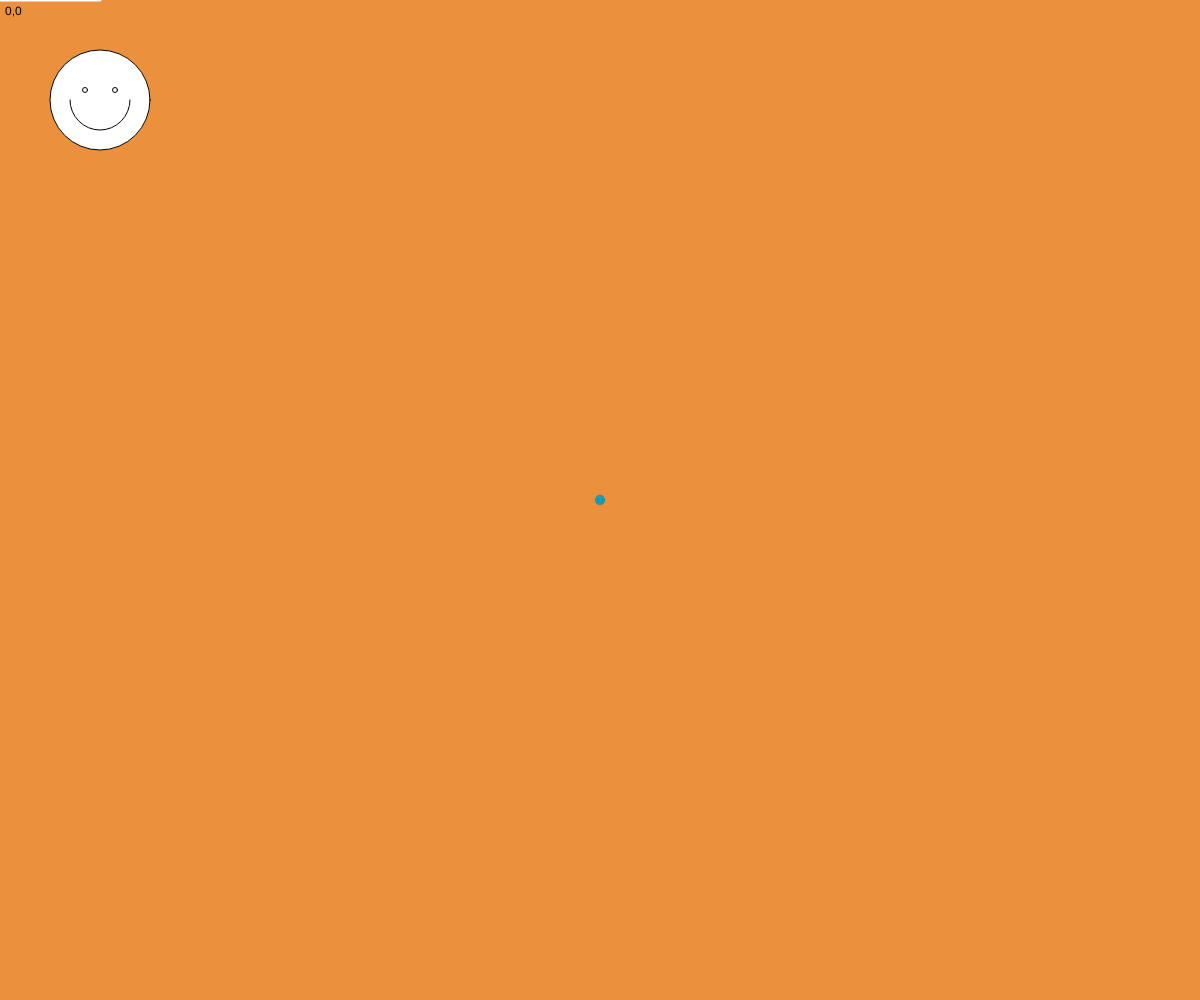
Frame 1 (no input)
Frame 60 (no input): identical to frame 1, image omitted
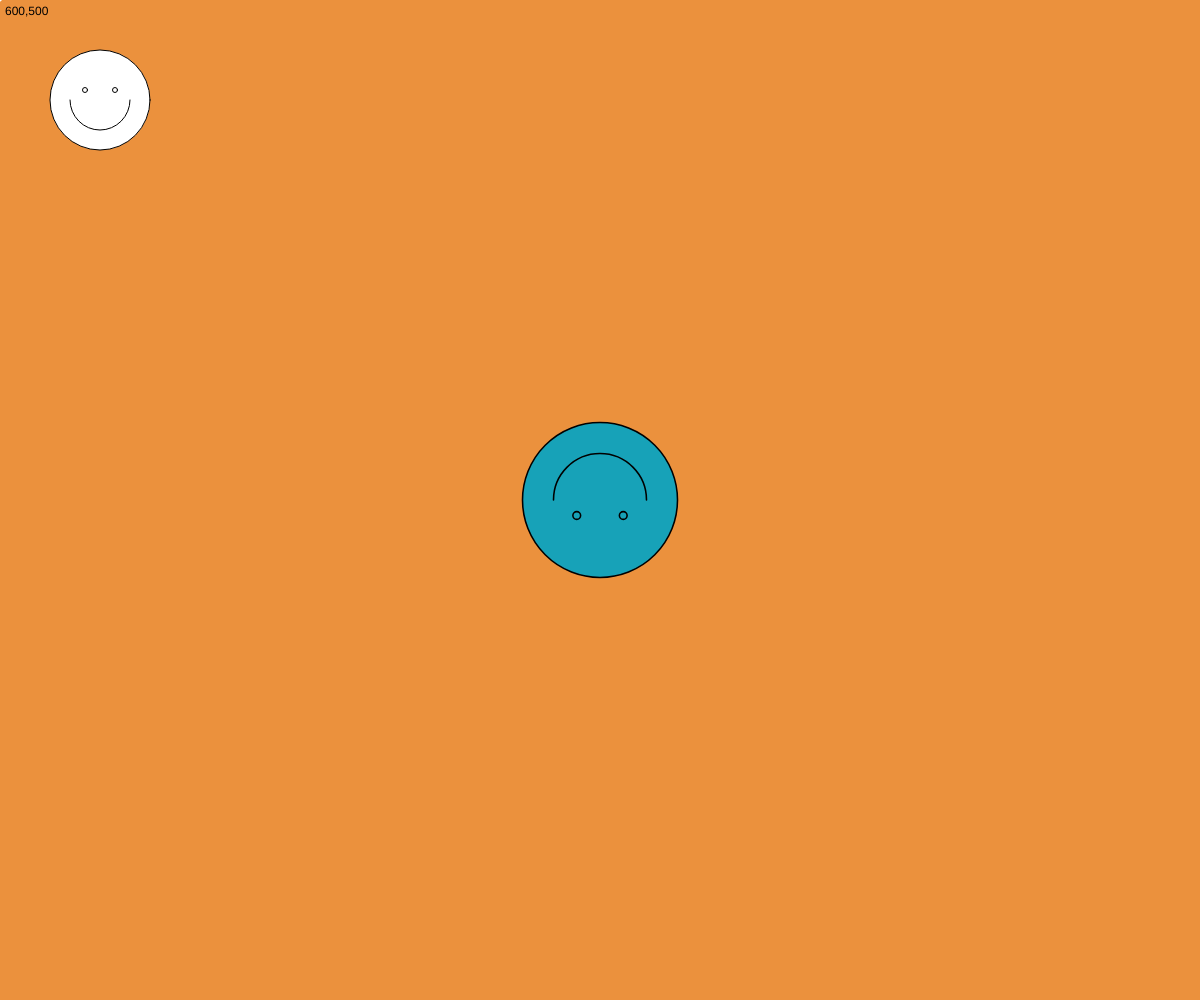
Frame 120 (the mouse pressed at the canvas centre since frame 60)

The p5.js sketch that drew these frames (run headless with seeded random() and noise() and a simulated clock; from frame 60 on, the mouse is pressed at the canvas centre):

// p5.js sketch
// ── sketch.js


function setup() {
  createCanvas(windowWidth, windowHeight);
  
}

function draw() {
  //any transformations are reset at the beginning of draw
  background("#eb913dff")
  circle(100,100,100);
  circle(85,90,5);
  circle(115,90,5);
  arc(100,100,60,60,0,PI);

  push();
  rotate(radians(mouseX));
  stroke("white");
  strokeWeight(3);
  line(0,0,100,0);
  pop();

  //push and pop isolate a transformation
  // or anything encolsed within push and pop only applies within that enclosure
  push();

  if(mouseX>width/2 && mouseY>height/2){ //if the test inside the () is met.. 
    fill("pink");
  } else if (mouseX<width/2 && mouseY<height/2){ //otherwise
    fill("orange");
  } else {
    fill ("red"); 
  }

  if(mouseIsPressed == true){
    fill("yellow");
  }

  fill("#17a2b8ff")

  //translate if a transformation function that moves
  //the coordinte matrix according to a new set of coordinates that become the new 0,0
  translate(width/2,height/2);
  let angle;
  // map is a function that scales numbers proportionately (eg if want rotation to only rotate one across the width)
  // parameters are: 
  // 1: input variable to scale
  // 2: low end of input range
  // 3: high end of input range 
  // 4: low end of the output range
  // 5: high end of the output range 
  angle = map(mouseX,0,width,0,360);
  rotate(radians(angle));

  let scaleFactor; // make variable to hold scale amont
  scaleFactor = map(mouseY, 0, height, 0.1, 3)

  // takes a number that affects the size
  // if you supply 2 parameters, it is going to be x y 
  scale(scaleFactor);

  circle(0,0,100);
  circle(-15,-10,5);
  circle(15,-10,5);
  arc(0,0,60,60,0,PI);
  pop();
  
  //text function: text, x, y of top left corner
  text(mouseX + "," + mouseY,5,15)
}
